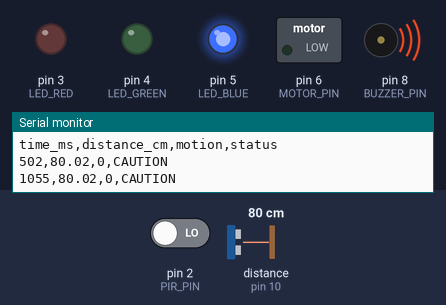
Recording of a sketch running on a simulated Arduino Uno, built with avr-gcc and run on an emulated ATmega328P. Parts: switched loads named in the sketch (green lamp = pin HIGH), output pins drawn as LEDs (lit = HIGH), buzzer (waves = sounding, pin HIGH), the last lines printed to the serial monitor. Wiring (inferred from the names in the program): ultrasonic range finder: trigger pin 9; echo pin 10. Inputs (shaded band) come from the test bench; at power-on: distance to the obstacle (sensor on pin 10) 80 cm, pin 2 (PIR_PIN) LOW. The echo pulse lasts 58.3 µs per cm; pins used as bus, display or sensor lines are not drawn.

Above: at 1.2 s.
1.3 s: distance to the obstacle (sensor on pin 10) set to 55 cm
4.3 s: distance to the obstacle (sensor on pin 10) set to 45 cm
At 5.4 s:
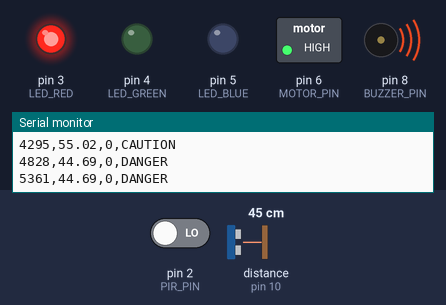
5.8 s: distance to the obstacle (sensor on pin 10) set to 250 cm
At 6.7 s:
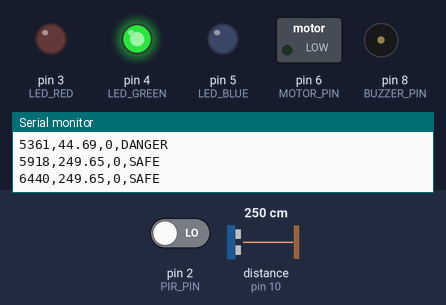
7.3 s: distance to the obstacle (sensor on pin 10) set to 2 cm
At 8.5 s:
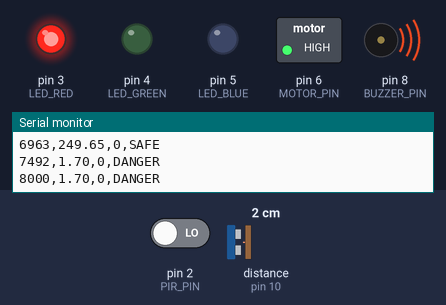
8.8 s: distance to the obstacle (sensor on pin 10) set to 60 cm
At 10.0 s:
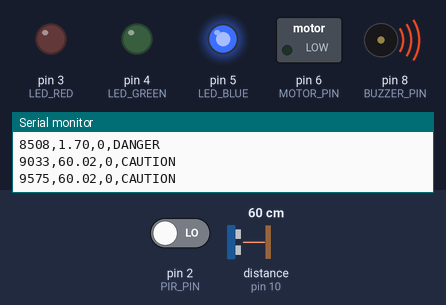
Timing chart, 0 to 11.3 s (numbered marks = the images above; inputs shaded):
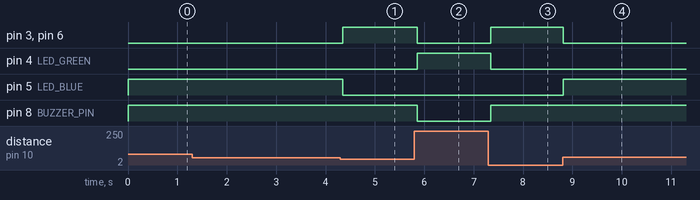

The sketch:

obstacle_detection.ino
```cpp
/*
  OBSTACLE DETECTION SYSTEM FOR THE VISUALLY IMPAIRED
  Board: Arduino Uno R3
*/

#define TRIG_PIN 9
#define ECHO_PIN 10
#define PIR_PIN 2

#define BUZZER_PIN 8
#define MOTOR_PIN 6

#define LED_RED 3
#define LED_GREEN 4
#define LED_BLUE 5

const float DANGER_CM = 50.0;
const float CAUTION_CM = 150.0;

const unsigned long LOG_INTERVAL_MS = 500;

float distanceCm = 0.0;
bool motionDetected = false;
unsigned long lastLogTime = 0;

float readDistanceCm() {
  digitalWrite(TRIG_PIN, LOW);
  delayMicroseconds(2);

  digitalWrite(TRIG_PIN, HIGH);
  delayMicroseconds(10);
  digitalWrite(TRIG_PIN, LOW);

  unsigned long duration = pulseIn(ECHO_PIN, HIGH, 30000UL);

  if (duration == 0) {
    return -1.0;  // No echo received
  }

  return duration * 0.0343 / 2.0;
}

void setIndicators(bool red, bool green, bool blue) {
  digitalWrite(LED_RED, red ? HIGH : LOW);
  digitalWrite(LED_GREEN, green ? HIGH : LOW);
  digitalWrite(LED_BLUE, blue ? HIGH : LOW);
}

void setup() {
  Serial.begin(9600);

  pinMode(TRIG_PIN, OUTPUT);
  pinMode(ECHO_PIN, INPUT);
  pinMode(PIR_PIN, INPUT);

  pinMode(BUZZER_PIN, OUTPUT);
  pinMode(MOTOR_PIN, OUTPUT);

  pinMode(LED_RED, OUTPUT);
  pinMode(LED_GREEN, OUTPUT);
  pinMode(LED_BLUE, OUTPUT);

  digitalWrite(TRIG_PIN, LOW);
  digitalWrite(BUZZER_PIN, LOW);
  digitalWrite(MOTOR_PIN, LOW);

  setIndicators(false, true, false);

  Serial.println("time_ms,distance_cm,motion,status");
}

void loop() {
  distanceCm = readDistanceCm();
  motionDetected = digitalRead(PIR_PIN) == HIGH;

  String status;

  if (distanceCm < 0) {
    status = "NO_ECHO";
    setIndicators(false, false, true);
    digitalWrite(BUZZER_PIN, LOW);
    digitalWrite(MOTOR_PIN, LOW);
  } else if (distanceCm <= DANGER_CM) {
    status = "DANGER";
    setIndicators(true, false, false);
    digitalWrite(BUZZER_PIN, HIGH);
    digitalWrite(MOTOR_PIN, HIGH);
  } else if (distanceCm <= CAUTION_CM) {
    status = "CAUTION";
    setIndicators(false, false, true);
    digitalWrite(BUZZER_PIN, HIGH);
    digitalWrite(MOTOR_PIN, LOW);
  } else {
    status = "SAFE";
    setIndicators(false, true, false);
    digitalWrite(BUZZER_PIN, LOW);
    digitalWrite(MOTOR_PIN, LOW);
  }

  if (millis() - lastLogTime >= LOG_INTERVAL_MS) {
    lastLogTime = millis();

    Serial.print(millis());
    Serial.print(",");
    Serial.print(distanceCm, 2);
    Serial.print(",");
    Serial.print(motionDetected ? 1 : 0);
    Serial.print(",");
    Serial.println(status);
  }

  delay(50);
}
```

Measured:
- the behaviour switches between 51 and 50 cm on distance to the obstacle (sensor on pin 10) (found by bisection; images 0 and 1)
- after the input at 4.3 s, pin 3 (LED_RED), pin 6 (MOTOR_PIN): LOW → HIGH after 0.05 s; pin 5 (LED_BLUE): HIGH → LOW after 0.05 s
- after the input at 5.8 s, pin 3 (LED_RED), pin 6 (MOTOR_PIN), pin 8 (BUZZER_PIN): HIGH → LOW after 0.05 s; pin 4 (LED_GREEN): LOW → HIGH after 0.05 s
- after the input at 7.3 s, pin 3 (LED_RED), pin 6 (MOTOR_PIN), pin 8 (BUZZER_PIN): LOW → HIGH at once; pin 4 (LED_GREEN): HIGH → LOW at once
- after the input at 8.8 s, pin 3 (LED_RED), pin 6 (MOTOR_PIN): HIGH → LOW at once; pin 5 (LED_BLUE): LOW → HIGH at once
